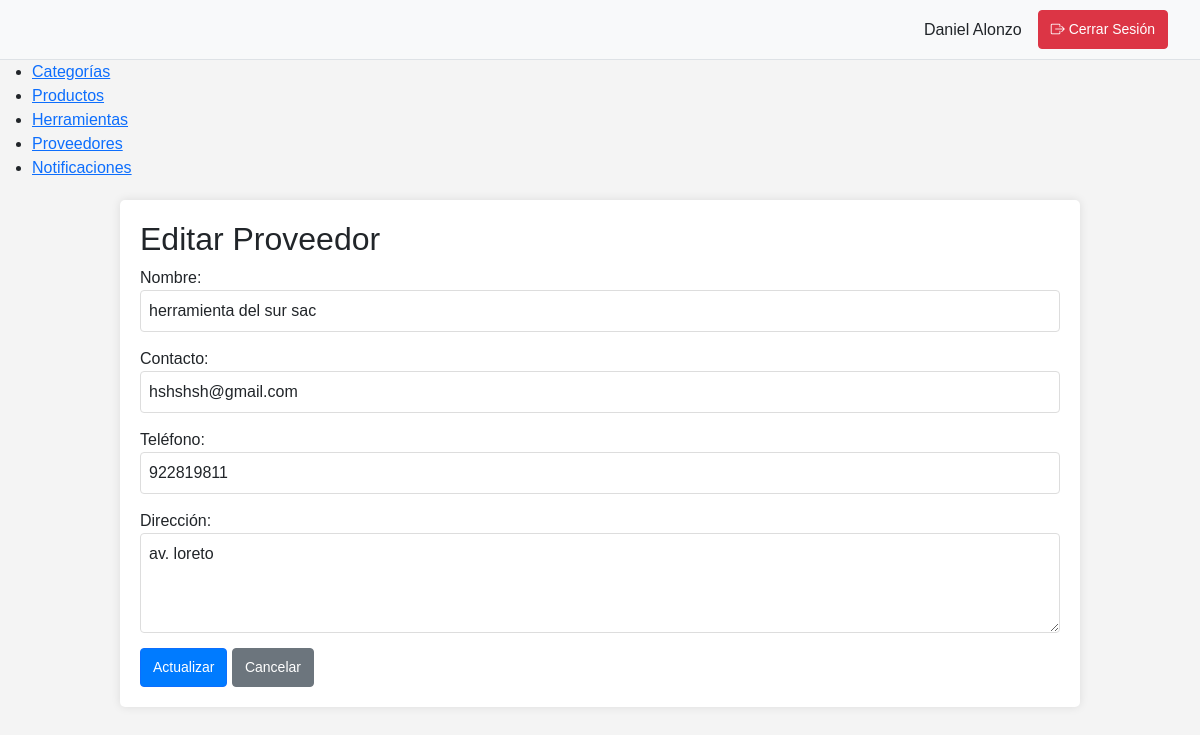
Screenshot of /index.php?controller=ProveedorController&action=editar&id=1 (signed in) with the database file from the repository.
### tables this page shows
CREATE TABLE `proveedores` (
  `id` int(11) NOT NULL,
  `nombre` varchar(100) NOT NULL,
  `contacto` varchar(100) DEFAULT NULL,
  `telefono` varchar(20) DEFAULT NULL,
  `direccion` text DEFAULT NULL
);

### controllers/ProveedorController.php (called while the page is built, shortened)
<?php
require_once __DIR__ . '/../models/Proveedor.php';
class ProveedorController {
    private $proveedor;
    public function __construct() {
        $conexion = new Conexion();
        $db = $conexion->obtenerConexion();
        $this->proveedor = new Proveedor($db);
    }
    public function editar() {
        $this->proveedor->id = isset($_GET['id']) ? $_GET['id'] : die();
        $this->proveedor->leerUno();
        include __DIR__ . '/../views/proveedores/editar.php';
    }
}
?>

### models/Proveedor.php (called while the page is built, shortened)
<?php
class Proveedor {
    private $conn;
    private $table_name = "proveedores";
    public $id;
    public function __construct($db) {
        $this->conn = $db;
    }
    public function leerUno() {
        $query = "SELECT * FROM " . $this->table_name . " WHERE id = ? LIMIT 0,1";
        $stmt = $this->conn->prepare($query);
        $stmt->bindParam(1, $this->id);
        $stmt->execute();
        $row = $stmt->fetch(PDO::FETCH_ASSOC);
        $this->nombre = $row['nombre'];
        $this->contacto = $row['contacto'];
        $this->telefono = $row['telefono'];
        $this->direccion = $row['direccion'];
    }
}
?>

### views/proveedores/editar.php (the view)
<?php include __DIR__ . '/../partials/header.php'; ?>
<div class="container">
    <h2>Editar Proveedor</h2>
    <form action="index.php?controller=ProveedorController&action=editar&id=<?php echo $this->proveedor->id; ?>" method="post">
        <div class="form-group">
            <label for="nombre">Nombre:</label>
            <input type="text" class="form-control" id="nombre" name="nombre" value="<?php echo $this->proveedor->nombre; ?>" required>
        </div>
        <div class="form-group">
            <label for="contacto">Contacto:</label>
            <input type="text" class="form-control" id="contacto" name="contacto" value="<?php echo $this->proveedor->contacto; ?>">
        </div>
        <div class="form-group">
            <label for="telefono">Teléfono:</label>
            <input type="text" class="form-control" id="telefono" name="telefono" value="<?php echo $this->proveedor->telefono; ?>">
        </div>
        <div class="form-group">
            <label for="direccion">Dirección:</label>
            <textarea class="form-control" id="direccion" name="direccion" rows="3"><?php echo $this->proveedor->direccion; ?></textarea>
        </div>
        <button type="submit" class="btn btn-primary">Actualizar</button>
        <a href="index.php?controller=ProveedorController&action=index" class="btn btn-secondary">Cancelar</a>
    </form>
</div>
<?php include __DIR__ . '/../partials/footer.php'; ?>

### public/css/estilo.css (style rules this page uses)
body { font-family: Arial, sans-serif; margin: 0; padding: 0; background-color: #f4f4f4; }
.container { width: 80%; margin: auto; overflow: hidden; padding: 20px; background: #fff; margin-top: 20px; border-radius: 5px; box-shadow: 0 0 10px rgba(0,0,0,0.1); }
.btn { padding: 8px 12px; text-decoration: none; border-radius: 4px; font-size: 14px; }
.btn-primary { background-color: #007bff; color: white; }
.btn-secondary { background-color: #6c757d; color: white; }
.form-group { margin-bottom: 15px; }
.form-control { width: 100%; padding: 8px; border: 1px solid #ddd; border-radius: 4px; }
textarea.form-control { min-height: 100px; }

### rows the page displays
proveedores: nombre "herramienta del sur sac", contacto "hshshsh@gmail.com", telefono "922819811", direccion "av. loreto"

### other values shown
$_SESSION['usuario_nombre'] "Daniel Alonzo"
